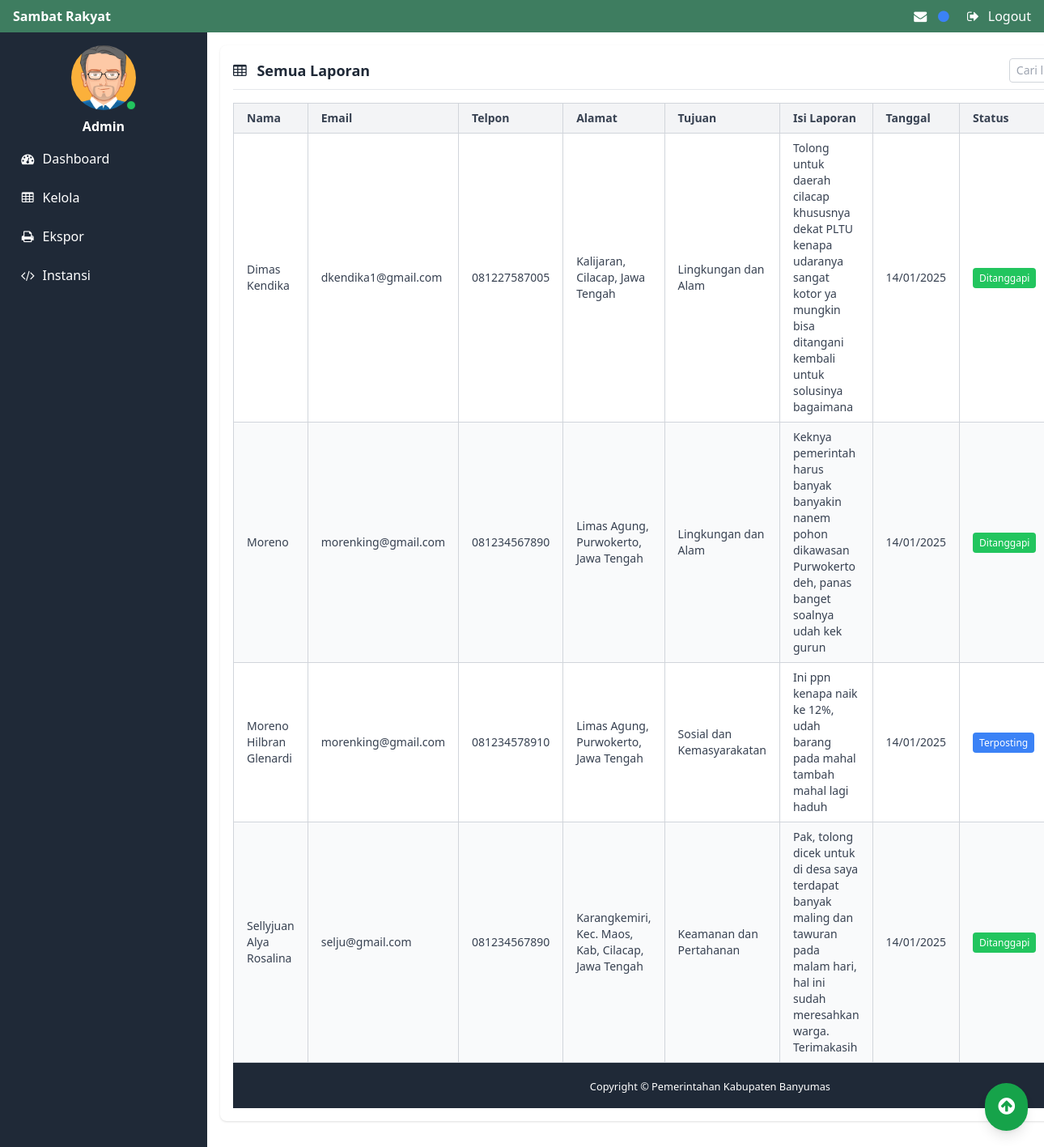
The app's page /admin/tables.php with its own data.
### tables this page shows
CREATE TABLE `laporan` (
  `id` int(11) NOT NULL,
  `nama` varchar(64) NOT NULL,
  `email` varchar(64) NOT NULL,
  `telpon` varchar(12) NOT NULL,
  `alamat` varchar(256) NOT NULL,
  `tujuan` int(11) NOT NULL,
  `isi` varchar(2048) NOT NULL,
  `tanggal` timestamp NOT NULL DEFAULT current_timestamp() ON UPDATE current_timestamp(),
  `status` varchar(12) NOT NULL,
  `upvotes` int(11) DEFAULT 0,
  `downvotes` int(11) DEFAULT 0,
  `likes` int(11) NOT NULL DEFAULT 0,
  `unlikes` int(11) NOT NULL DEFAULT 0
);

CREATE TABLE `divisi` (
  `id_divisi` int(11) NOT NULL,
  `nama_divisi` varchar(64) NOT NULL
);

### admin/tables.php (the view, shortened to what this page needs)
<?php
    include "../koneksi.php";
?>
<!DOCTYPE html>
<html lang="en">
<head>
    <link href="vendor/font-awesome/css/font-awesome.min.css" rel="stylesheet" type="text/css">
    <link rel="stylesheet" href="../css/output.css">
    <script src="https://cdn.tailwindcss.com"></script>
</head>
<body class="" id="page-top">
        <nav class="flex fixed w-full z-10 justify-between bg-[#3E7D60] px-4 py-2">
    <div>
        <a href="index" class="text-white font-bold">Sambat Rakyat</a>
    </div>
    <div>
    <ul class="flex items-center space-x-4">
    <li class="relative">
        <button
            class="flex items-center text-white focus:outline-none"
            id="messagesDropdownToggle"
            onclick="toggleDropdown('messagesDropdownContent')"
        >
            <i class="fa fa-fw fa-envelope"></i>
            <span class="hidden lg:block ml-2">
                <i class="fa fa-fw fa-circle text-blue-500"></i>
            </span>
        </button>
    </li>
    <li>
        <a
            href="#"
            class="text-white flex items-center"
            data-toggle="modal"
            data-target="#exampleModal"
        >
            <i class="fa fa-fw fa-sign-out"></i>
            <span class="ml-2">Logout</span>
        </a>
    </li>
</ul>
    </div>
</nav>
    <div class="flex h-auto min-h-screen">
    <div class="w-64 h-auto min-h-screen fixed mt-10 bg-gray-800 text-white" id="navbarResponsive">
    <ul class="flex flex-col space-y-2 p-4">
        <li class="sidebar-profile">
            <div class="flex flex-col items-center text-center">
                <div class="relative">
                    <img alt="profile" src="images/avatar1.png" class="w-20 h-20 rounded-full">
                    <span class="absolute bottom-0 right-0 w-3 h-3 bg-green-500 rounded-full border border-gray-800"></span>
                </div>
                <div class="mt-2">
                    <span class="font-semibold">Admin</span><br>
                </div>
            </div>
        </li>
        <li>
            <a href="index" class="flex items-center p-2 space-x-2 rounded hover:bg-gray-700">
                <i class="fa fa-fw fa-dashboard"></i>
                <span>Dashboard</span>
            </a>
        </li>
        <li>
            <a href="tables" class="flex items-center p-2 space-x-2 rounded hover:bg-gray-700">
                <i class="fa fa-fw fa-table"></i>
                <span>Kelola</span>
            </a>
        </li>
        <li>
            <a href="export" class="flex items-center p-2 space-x-2 rounded hover:bg-gray-700">
                <i class="fa fa-fw fa-print"></i>
                <span>Ekspor</span>
            </a>
        </li>
        <li>
            <a href="addinstansi" class="flex items-center p-2 space-x-2 rounded hover:bg-gray-700">
                <i class="fa fa-fw fa-code"></i>
                <span>Instansi</span>
            </a>
        </li>
    </ul>
</div>
<div class="container mx-auto p-4  ml-64 mt-10"">
            <div class="bg-white shadow rounded-lg p-4 mb-4 ">
    <div class="flex items-center justify-between border-b pb-2 mb-4">
        <h2 class="text-lg font-semibold text-gray-800">
            <i class="fa fa-table mr-2"></i> Semua Laporan
        </h2>
        <div>
            <input type="text" id="searchInput" placeholder="Cari laporan..." class="border border-gray-300 rounded px-2 py-1 text-sm focus:ring focus:ring-blue-300">
        </div>
    </div>
    <div class="overflow-x-auto">
    <table id="reportTable" class="min-w-full border-collapse border border-gray-300 text-sm text-gray-700">
        <thead class="bg-gray-100">
            <tr>
                <th class="border border-gray-300 px-4 py-2 text-left cursor-pointer" onclick="sortTable(0)">Nama</th>
                <th class="border border-gray-300 px-4 py-2 text-left cursor-pointer" onclick="sortTable(1)">Email</th>
                <th class="border border-gray-300 px-4 py-2 text-left cursor-pointer" onclick="sortTable(2)">Telpon</th>
                <th class="border border-gray-300 px-4 py-2 text-left cursor-pointer" onclick="sortTable(3)">Alamat</th>
                <th class="border border-gray-300 px-4 py-2 text-left cursor-pointer" onclick="sortTable(4)">Tujuan</th>
                <th class="border border-gray-300 px-4 py-2 text-left">Isi Laporan</th>
                <th class="border border-gray-300 px-4 py-2 text-left cursor-pointer" onclick="sortTable(6)">Tanggal</th>
                <th class="border border-gray-300 px-4 py-2 text-left cursor-pointer" onclick="sortTable(7)">Status</th>
            </tr>
        </thead>
        <tbody id="tableBody">
            <?php
            $statement = $conn->query("SELECT * FROM laporan, divisi WHERE laporan.tujuan = divisi.id_divisi ORDER BY laporan.id DESC");
            foreach ($statement as $key):
                $tanggal = date('d/m/Y', strtotime($key['tanggal']));
                $status = $key['status'];
                $style_status = match ($status) {
                    'Ditanggapi' => "<span class='bg-green-500 text-white px-2 py-1 rounded text-xs'>Ditanggapi</span>",
                    'Terposting' => "<span class='bg-blue-500 text-white px-2 py-1 rounded text-xs'>Terposting</span>",
                    default => "<span class='bg-orange-500 text-white px-2 py-1 rounded text-xs'>Menunggu</span>",
                };
            ?>
                <tr class="odd:bg-white even:bg-gray-50">
                    <td class="border border-gray-300 px-4 py-2"><?php echo htmlspecialchars($key['nama']); ?></td>
                    <td class="border border-gray-300 px-4 py-2"><?php echo htmlspecialchars($key['email']); ?></td>
                    <td class="border border-gray-300 px-4 py-2"><?php echo htmlspecialchars($key['telpon']); ?></td>
                    <td class="border border-gray-300 px-4 py-2"><?php echo htmlspecialchars($key['alamat']); ?></td>
                    <td class="border border-gray-300 px-4 py-2"><?php echo htmlspecialchars($key['nama_divisi']); ?></td>
                    <td class="border border-gray-300 px-4 py-2"><?php echo htmlspecialchars($key['isi']); ?></td>
                    <td class="border border-gray-300 px-4 py-2"><?php echo $tanggal; ?></td>
                    <td class="border border-gray-300 px-4 py-2"><?php echo $style_status; ?></td>
                </tr>
            <?php endforeach; ?>
        </tbody>
    </table>
</div>
        <footer class="bg-gray-800 text-white py-4">
    <div class="container mx-auto text-center">
        <small>Copyright © Pemerintahan Kabupaten Banyumas</small>
    </div>
</footer>
        <a
        id="top"
        href="#"
        onclick="topFunction()"
        class="fixed bottom-5 right-5 bg-green-600 text-white p-4 rounded-full shadow-lg hover:bg-green-700 hover:scale-110 transition-all duration-300"
        title="Back to Top"
        >
        <i class="fa fa-arrow-circle-up text-[24px]"></i>
        </a>
    </div>
</body>
</html>

### records on screen
laporan: nama "Dimas Kendika", email "dkendika1@gmail.com", telpon "081227587005", alamat "Kalijaran, Cilacap, Jawa Tengah", tujuan.nama_divisi "Lingkungan dan Alam", isi "Tolong untuk daerah cilacap khususnya dekat PLTU kenapa udaranya sangat kotor ya mungkin bisa ditangani kembali untuk solusinya bagaimana", tanggal "14/01/2025", status "Ditanggapi"
laporan: nama "Moreno", email "morenking@gmail.com", telpon "081234567890", alamat "Limas Agung, Purwokerto, Jawa Tengah", tujuan.nama_divisi "Lingkungan dan Alam", isi "Keknya pemerintah harus banyak banyakin nanem pohon dikawasan Purwokerto deh, panas banget soalnya udah kek gurun", tanggal "14/01/2025", status "Ditanggapi"
laporan: nama "Moreno Hilbran Glenardi", email "morenking@gmail.com", telpon "081234578910", alamat "Limas Agung, Purwokerto, Jawa Tengah", tujuan.nama_divisi "Sosial dan Kemasyarakatan", isi "Ini ppn kenapa naik ke 12%, udah barang pada mahal tambah mahal lagi haduh", tanggal "14/01/2025", status "Terposting"
laporan: nama "Sellyjuan Alya Rosalina", email "selju@gmail.com", telpon "081234567890", alamat "Karangkemiri, Kec. Maos, Kab, Cilacap, Jawa Tengah", tujuan.nama_divisi "Keamanan dan Pertahanan", isi "Pak, tolong dicek untuk di desa saya terdapat banyak maling dan tawuran pada malam hari, hal ini sudah meresahkan warga. Terimakasih", tanggal "14/01/2025", status "Ditanggapi"
